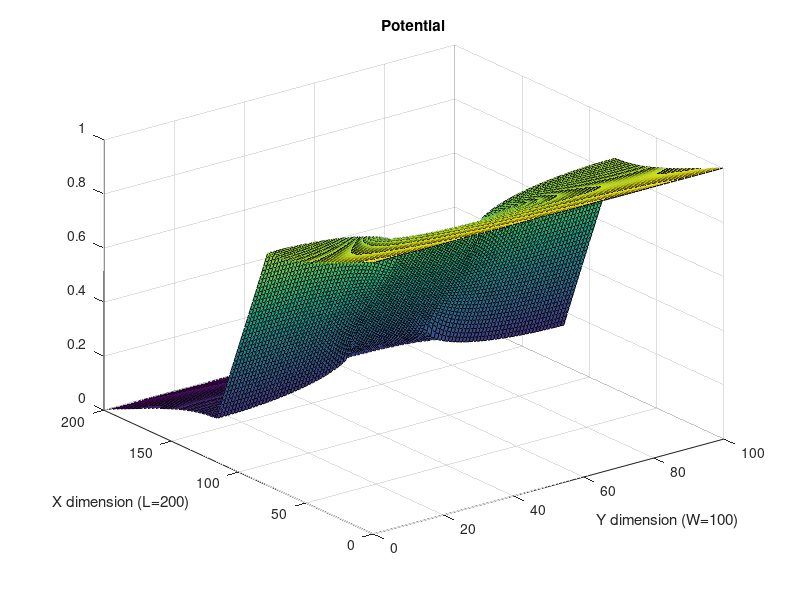
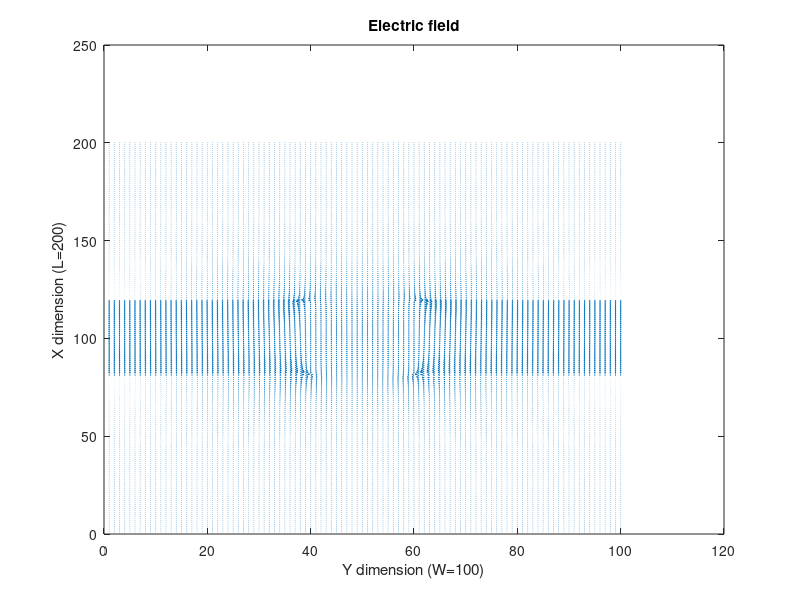

These charts were generated, in order, by the following MATLAB code:
%% Finite Difference Solution of Electric Field
%starting from the last part of assignment2, remove the plots of
%conductivity map and current density. the boundary condition matrix may
%need to change based on what we are supposed to do, unclear for now.
%otherwise its cut and paste identical. no further work needed.
nx = 200;
ny = 100;
G = sparse(nx*ny, nx*ny);
B = zeros(1,nx*ny);
%setting conductivity map for 3rd part
cMap = ones(nx,ny);
 for q = 1:nx
     for w = 1:ny
         if ((q<(0.6*nx)&&q>(0.4*nx)&&w>(0.6*ny)) || (q<(0.6*nx)&&q>(0.4*nx)&&w<(0.4*ny)))
             cMap(q,w) = 1e-2;
         end
     end
 end

for i = 1:nx
    for j = 1:ny
        %Setting up the G-Matrix
        n = j + (i-1)*ny;
        if i == 1
            G(n,n) = 1;
            B(n) = 1;
        elseif i == nx
            G(n,n) = 1;
        elseif j == 1
            nxm = j + (i-2)*ny;
            nxp = j + (i)*ny;
            nyp = j+1 + (i-1)*ny;
            
            rxm = (cMap(i,j) + cMap(i-1,j))/2.0;
            rxp = (cMap(i,j) + cMap(i+1,j))/2.0;
            ryp = (cMap(i,j) + cMap(i,j+1))/2.0;

            G(n,n) = -(rxm + rxp + ryp);
            G(n,nxm) = rxm;
            G(n,nxp) = rxp;
            G(n,nyp) = ryp;
        elseif j == ny
            nxm = j + (i-2)*ny;
            nxp = j + (i)*ny;
            nym = j-1 + (i-1)*ny;
            
            rxm = (cMap(i,j) + cMap(i-1,j))/2.0;
            rxp = (cMap(i,j) + cMap(i+1,j))/2.0;
            rym = (cMap(i,j) + cMap(i,j-1))/2.0;
            
            G(n,n) = -(rxm + rxp + rym);
            G(n,nxm) = rxm;
            G(n,nxp) = rxp;
            G(n,nym) = rym;
        else
            nxm = j + (i-2)*ny;
            nxp = j + (i)*ny;
            nym = j-1 + (i-1)*ny;
            nyp = j+1 + (i-1)*ny;
            
            rxm = (cMap(i,j) + cMap(i-1,j))/2.0;
            rxp = (cMap(i,j) + cMap(i+1,j))/2.0;
            rym = (cMap(i,j) + cMap(i,j-1))/2.0;
            ryp = (cMap(i,j) + cMap(i,j+1))/2.0;
            
            G(n,nxp) = rxp;
            G(n,nyp) = ryp;
            G(n,nxm) = rxm;
            G(n,nym) = rym;
            G(n,n) = -(rxm + rxp + rym + ryp);
        end
    end
end
%solving for matrix of potentials
V = G\B';
Vmap = zeros(nx,ny);
for i = 1:nx
    for j = 1:ny
        n = j + (i-1)*ny;
        Vmap(i,j) = V(n);
    end
end

 
%plotting potential
figure(3)
surf(Vmap)
title('Potential')
ylabel('X dimension (L=200)')
xlabel('Y dimension (W=100)')

%plotting electric field
[Ex,Ey] = gradient(-Vmap);
figure(4)
quiver(Ex,Ey)
title('Electric field')
ylabel('X dimension (L=200)')
xlabel('Y dimension (W=100)')
